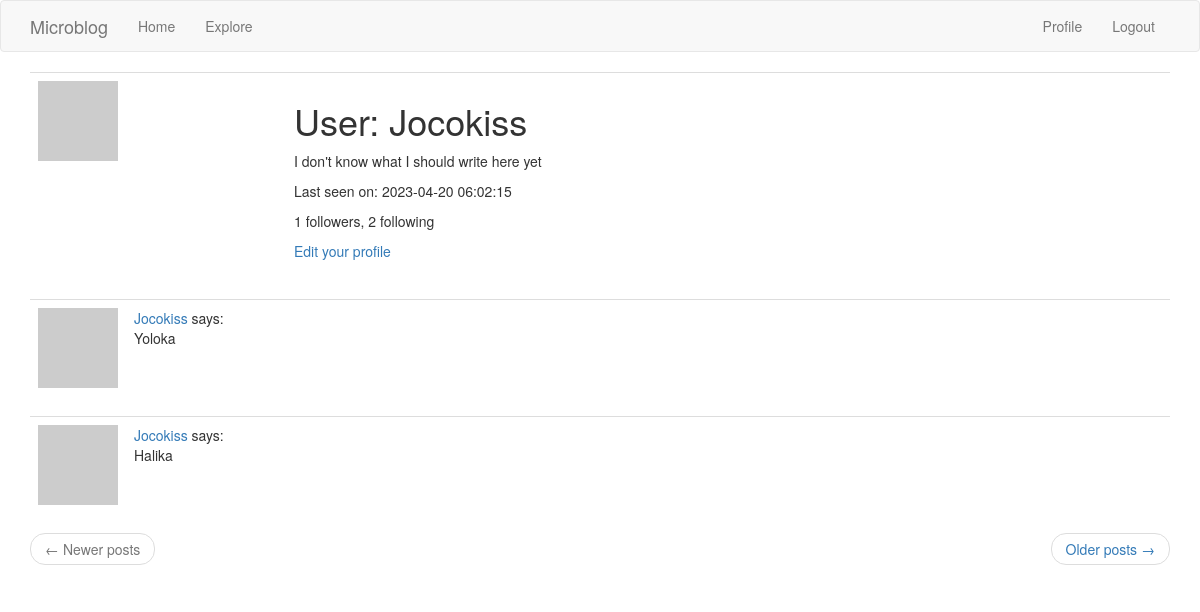
/user/Jocokiss (signed in), run on an earlier commit of the app's database.
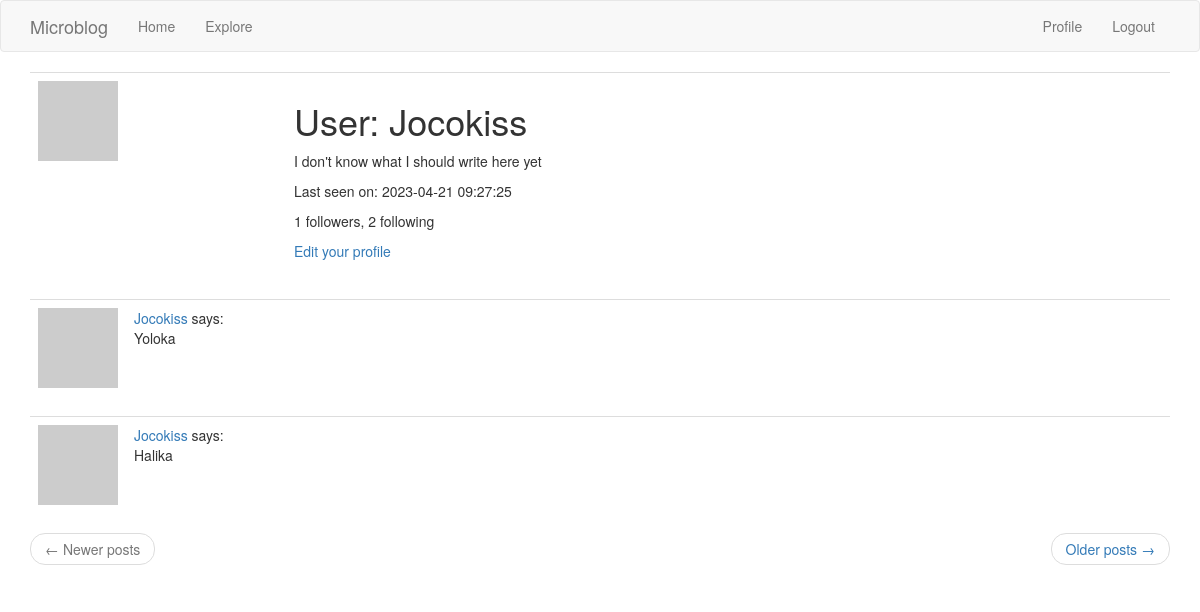
And on a later commit of the database.
### application/models.py (models this page shows, shortened)
class User(UserMixin, db.Model):
    id = db.Column(db.Integer, primary_key=True)
    username = db.Column(db.String(64), index=True, unique=True)
    email = db.Column(db.String(120), index=True, unique=True)
    password_hash = db.Column(db.String(128))
    posts = db.relationship('Post', backref='author', lazy='dynamic')
    about_me = db.Column(db.String(140))
    last_seen = db.Column(db.DateTime, default=datetime.utcnow)
    followed = db.relationship(
        'User', secondary=followers,
        primaryjoin=(followers.c.follower_id == id),
        secondaryjoin=(followers.c.followed_id == id),
        backref=db.backref('followers', lazy='dynamic'), lazy='dynamic')
    def avatar(self, size):
        digest = md5(self.email.lower().encode('utf-8')).hexdigest()
        return 'https://www.gravatar.com/avatar/{}?d=identicon&s={}'.format(
            digest, size)

class Post(db.Model):
    id = db.Column(db.Integer, primary_key=True)
    body = db.Column(db.String(140))
    timestamp = db.Column(db.DateTime, index=True, default=datetime.utcnow)
    user_id = db.Column(db.Integer, db.ForeignKey('user.id'))

### application/routes.py (the view)
@app.route('/user/<username>')
@login_required
def user(username):
    user = User.query.filter_by(username=username).first_or_404()
    page = request.args.get('page', 1, type=int)
    posts = user.posts.order_by(Post.timestamp.desc()).paginate(
        page=page, per_page=app.config['POSTS_PER_PAGE'], error_out=False)
    next_url = url_for('user', username=user.username, page=posts.next_num) \
        if posts.has_next else None
    prev_url = url_for('user', username=user.username, page=posts.prev_num) \
        if posts.has_prev else None
    form = EmptyForm()
    return render_template('user.html', user=user, posts=posts.items,
                           next_url=next_url, prev_url=prev_url, form=form)

### application/models.py (called while the page is built)
@login.user_loader
def load_user(id):
    return User.query.get(int(id))

### application/routes.py (called while the page is built)
@app.before_request
def before_request():
    if current_user.is_authenticated:
        current_user.last_seen = datetime.utcnow()
        db.session.commit()

### application/templates/user.html (shortened to what this page needs)
{% extends "base.html" %}
{% block app_content %}
    <table class="table table-hover">
        <tr>
            <td width="256px"><img src="{{ user.avatar(256) }}"></td>
            <td>
                <h1>{{ ('User') }}: {{ user.username }}</h1>
                {% if user.about_me %}<p>{{ user.about_me }}</p>{% endif %}
                {% if user.last_seen %}
                    <p>{{ ('Last seen on') }}: {{ user.last_seen.strftime('%Y-%m-%d %H:%M:%S') }}</p>
                {% endif %}
                <p>{{ '%d followers, %d following' % (user.followers.count(), user.followed.count()) }}</p>
                {% if user == current_user %}
                <p><a href="{{ url_for('edit_profile') }}">{{ ('Edit your profile') }}</a></p>
                {% endif %}
            </td>
        </tr>
    </table>
    {% for post in posts %}
        {% include '_post.html' %}
    {% endfor %}
    <nav aria-label="...">
        <ul class="pager">
            <li class="previous{% if not prev_url %} disabled{% endif %}">
                <a href="{{ prev_url or '#' }}">
                    <span aria-hidden="true">&larr;</span> {{ ('Newer posts') }}
                </a>
            </li>
            <li class="next{% if not next_url %} disabled{% endif %}">
                <a href="{{ next_url or '#' }}">
                    {{ ('Older posts') }} <span aria-hidden="true">&rarr;</span>
                </a>
            </li>
        </ul>
    </nav>
{% endblock %}

### application/templates/base.html (shortened to what this page needs)
{% extends 'bootstrap/base.html' %}
{% block navbar %}
    <nav class="navbar navbar-default">
        <div class="container">
            <div class="navbar-header">
                <a class="navbar-brand" href="{{ url_for('index') }}">Microblog</a>
            </div>
            <div class="collapse navbar-collapse" id="bs-example-navbar-collapse-1">
                <ul class="nav navbar-nav">
                    <li><a href="{{ url_for('index') }}">{{ ('Home') }}</a></li>
                    <li><a href="{{ url_for('explore') }}">{{ ('Explore') }}</a></li>
                </ul>
                <ul class="nav navbar-nav navbar-right">
                    {% if current_user.is_anonymous %}
                    <li><a href="{{ url_for('login') }}">{{ ('Login') }}</a></li>
                    {% else %}
                    <li><a href="{{ url_for('user', username=current_user.username) }}">{{ ('Profile') }}</a></li>
                    <li><a href="{{ url_for('logout') }}">{{ ('Logout') }}</a></li>
                    {% endif %}
                </ul>
            </div>
        </div>
    </nav>
{% endblock %}
{% block content %}
    <div class="container">
        {% block app_content %}{% endblock %}
    </div>
{% endblock %}

### application/templates/_post.html
<table class="table table-hover">
        <tr>
            <td width="70px">
                <a href="{{ url_for('user', username=post.author.username) }}">
                    <img src="{{ post.author.avatar(70) }}" />
                </a>
            </td>
            <td>
                <a href="{{ url_for('user', username=post.author.username) }}">
                    {{ post.author.username }}
                </a>
                says:
                <br>
                {{ post.body }}
            </td>
        </tr>
    </table>

What changed in the data, as far as the page shows it:
changed User "Jocokiss": last_seen "2023-04-20 06:02:15" → "2023-04-21 09:27:25"
